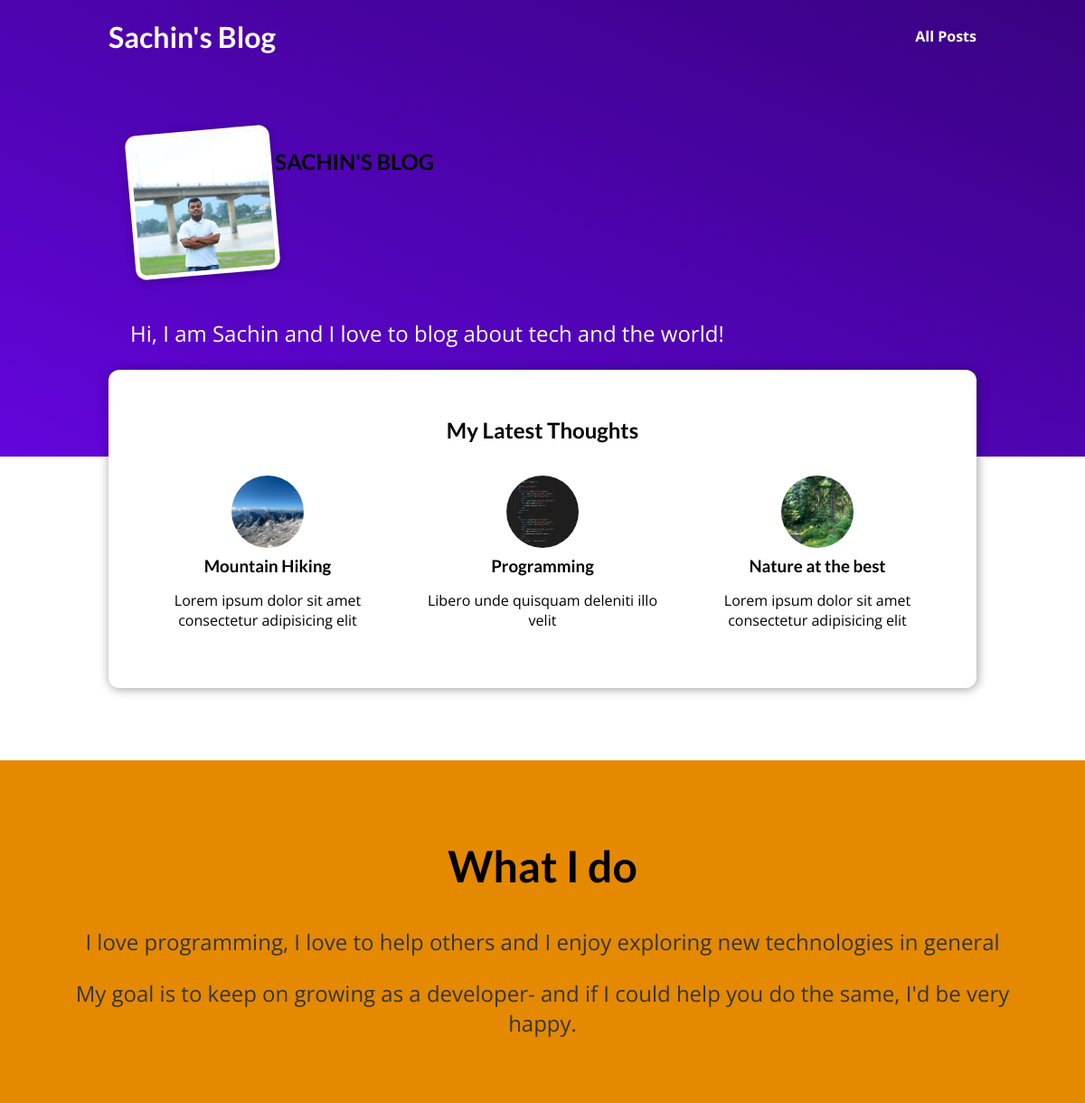
The page / on the database its author committed.
### blog/models.py (models this page shows, shortened)
class Post(models.Model):
    title = models.CharField(max_length = 150)
    excerpt = models.CharField(max_length = 200)
    image = models.ImageField(upload_to="posts", null= True)
    date = models.DateField(auto_now = True)
    slug = models.SlugField(unique= True, db_index = True)
    content = models.TextField(validators = [MinLengthValidator(10)])
    author = models.ForeignKey(Author, on_delete = models.SET_NULL, null = True, related_name = 'posts')
    tag = models.ManyToManyField(Tag)

### blog/views.py (the view)
# urls.py: path("", views.StartingPageView.as_view(), name= "starting-page"),
class StartingPageView(ListView):
    template_name = "blog/index.html"
    model = Post
    ordering = ["-date",]
    context_object_name = "posts"
    def get_queryset(self):
        query_set = super().get_queryset()
        data = query_set[:3]
        return data

### blog/templates/blog/index.html (shortened to what this page needs)
{% extends "base.html" %}
{% load static %}
{% block css_files %}
<link rel="stylesheet" href="{% static 'blog/index.css' %}" />
<link rel="stylesheet" href="{% static 'blog/post.css' %}" />
{% endblock %}
{% block content %}
<section id="welcome">
  <header>
    <img
      src="{% static 'blog/images/sachin.jpg' %}"
      alt="Sachin - The author of this blog."
    />
    <h1>SACHIN'S BLOG</h1>
  </header>
  <p>Hi, I am Sachin and I love to blog about tech and the world!</p>
</section>
<section id="latest-posts">
  <h2>My Latest Thoughts</h2>
  <ul>
    {% for post in posts %}
    {% include "blog/includes/post.html" %}
    {% endfor %}
  </ul>
</section>
<section id="about">
  <h2>What I do</h2>
  <p>
    I love programming, I love to help others and I enjoy exploring new
    technologies in general
  </p>
  <p>
    My goal is to keep on growing as a developer- and if I could help you do the
    same, I'd be very happy.
  </p>
</section>
{% endblock %}

### blog/templates/blog/includes/post.html
{% load static %}
<li>
  <article class="post">
    <a href="{% url 'post-detail-page' post.slug %}">
      <img
        src="{{ post.image.url }}"
        alt="{{post.title}}"
      />
      <div class="post__content">
        <h3>{{ post.title }}</h3>
        <p>
          {{ post.excerpt }}
        </p>
      </div>
    </a>
  </article>
</li>

### static/app.css (style rules this page uses)
* { box-sizing: border-box; }
html { font-family: 'Open Sans', 'Lato', sans-serif; }
body { margin: 0; }
h1, h2, h3 { font-family: 'Lato', sans-serif; font-weight: bold; }

### blog/static/blog/index.css (style rules this page uses)
#welcome { background: linear-gradient(to right top, #6305dd, #390281); padding: 6rem 12%; }
#welcome header { display: flex; align-items: flex-start; margin: 3rem auto; }
#welcome img { width: 10rem; height: 10rem; object-fit: cover; object-position: top; border: 5px solid white; border-radius: 12px; background-color: #ffe1bf; transform: rotateZ(-5deg); box-shadow: 0 2px 8px rgba(0, 0, 0, 0.25); }
#welcome p { color: white; font-size: 1.5rem; }
#latest-posts { background-color: white; padding: 2rem; border-radius: 12px; width: 60rem; margin: -6rem auto 2rem auto; box-shadow: 1px 1px 12px rgba(0, 0, 0, 0.4); }
#latest-posts h2 { text-align: center; }
#latest-posts ul { list-style: none; margin: 0; padding: 0; display: flex; gap: 1rem; }
#latest-posts li { flex: 1; }
#about { text-align: center; padding: 3rem; background-color: #e48900; margin-top: 5rem; }
#about h2 { font-size: 3rem; }
#about p { font-size: 1.5rem; color: #353535; }

### blog/static/blog/post.css (style rules this page uses)
.post { display: flex; flex-direction: column; align-items: center; text-align: center; }
.post a { text-decoration: none; color: black; transition: all 0.2s ease; padding: 1rem; }
.post img { width: 5rem; height: 5rem; object-fit: cover; border-radius: 50%; }
.post h3 { margin: 0.25rem 0; }

### rows shown on the page
Post: image (picture), title "Mountain Hiking", excerpt "Lorem ipsum dolor sit amet consectetur adipisicing elit"
Post: image (picture), title "Programming", excerpt "Libero unde quisquam deleniti illo velit"
Post: image (picture), title "Nature at the best", excerpt "Lorem ipsum dolor sit amet consectetur adipisicing elit"
